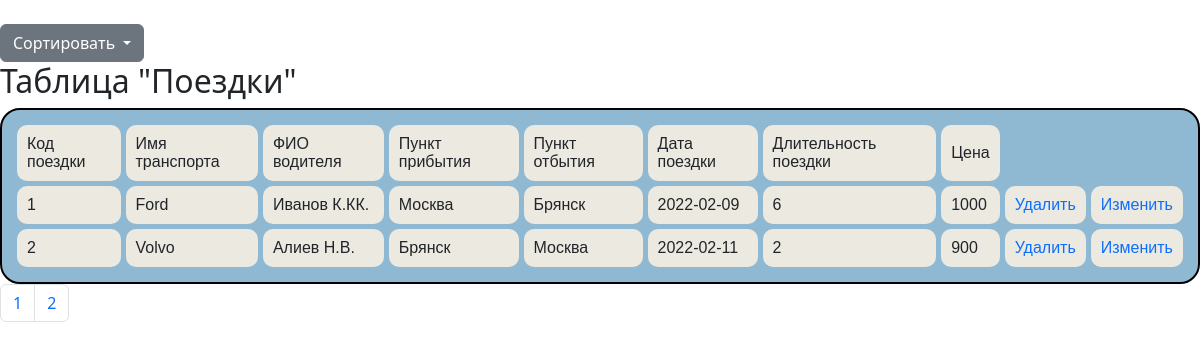
Page /Site_BD_2022/server/tables/trips/index.php on the committed database.
### tables this page shows
CREATE TABLE `trips` (
  `id_trip` int NOT NULL,
  `id_transport` int NOT NULL,
  `id_driver` int NOT NULL,
  `destination` varchar(20) NOT NULL,
  `depart_point` varchar(20) NOT NULL,
  `trip_data` date NOT NULL,
  `duration` int NOT NULL COMMENT 'hours',
  `cost` int NOT NULL
);

CREATE TABLE `transport` (
  `id_transport` int NOT NULL,
  `id_driver` int NOT NULL,
  `transport_name` varchar(11) NOT NULL,
  `seats_num` int NOT NULL,
  `has_conditioner` tinyint(1) NOT NULL,
  `max_passengers` int NOT NULL
);

CREATE TABLE `drivers` (
  `id_driver` int NOT NULL,
  `FIO` varchar(50) NOT NULL,
  `starting_date` date DEFAULT NULL,
  `salary` int NOT NULL
);

### Site_BD_2022/server/tables/trips/index.php (the view, shortened to what this page needs)
<?php
include 'connect.php';
?>
<?php
    if (isset($_GET['page'])){
        $page = $_GET['page'];
    }
    else $page = 1;
    $kol = 2;
    $art = ($page * $kol) - $kol;
    $res = mysqli_query($link, "SELECT COUNT(*) FROM trips");
    $row = mysqli_fetch_row($res);
    $total = $row[0];
    $str_pag = ceil($total / $kol);
?>
<!DOCTYPE html>
<html>
<head>
    <link href="https://cdn.jsdelivr.net/npm/bootstrap@5.2.3/dist/css/bootstrap.min.css"
    rel="stylesheet">
</head>
<body>
    <div class="dropdown">
        <button class="btn btn-secondary dropdown-toggle" type="button" data-bs-toggle="dropdown" aria-expanded="false">
        Сортировать
        </button>
    </div>
    <h2> Таблица "Поездки" </h2>
    <table>
    <tr>
        <td> Код поездки </td>
        <td> Имя транспорта </td>
        <td> ФИО водителя </td>
        <td> Пункт прибытия </td>
        <td> Пункт отбытия</td>
        <td> Дата поездки</td>
        <td> Длительность поездки </td>
        <td> Цена </td>
    </tr>
    <?php
        $result = mysqli_query($link, "SELECT * FROM trips
        INNER JOIN transport ON trips.id_transport = transport.id_transport
        INNER JOIN drivers ON trips.id_driver = drivers.id_driver $sorting_sql LIMIT $art, $kol");
        while ($row_trips = mysqli_fetch_array($result)) {
            echo '<tr>' .
            "<td> {$row_trips['id_trip']} </td>" .
            "<td> {$row_trips['transport_name']}</td>".
            "<td> {$row_trips['FIO']}</td>".
            "<td> {$row_trips['destination']}</td>".
            "<td> {$row_trips['depart_point']}</td>".
            "<td> {$row_trips['trip_data']}</td>".
            "<td> {$row_trips['duration']}</td>".
            "<td> {$row_trips['cost']}</td>".
            "<td><a href='?del_id={$row_trips['id_trip']}'>Удалить</a></td>" .
            "<td><a href='update.php?red_id={$row_trips['id_trip']}'>Изменить</a></td>" .
            '</tr>';
        }
    ?>
    </table>
    <nav aria-label="Page navigation example">
        <ul class="pagination">
            <?php
            for ($i = 1; $i <= $str_pag; $i++){
                echo "<li class='page-item'><a class='page-link' href=index.php?page=".$i.">" .$i."</a></li>";
            }
            ?>
        </ul>
    </nav>
</body>
</html>

### Site_BD_2022/server/tables/trips/index.php (style rules this page uses)
body { background: url("/css/authorization/img/bg.png"); background-size: cover; }
table { font-family: sans-serif; border-collapse: separate; border-spacing: 5px; background: #8fb9d3; border: 2px solid black; padding: 10px; border-radius: 20px; }
td { border-radius: 10px; background: #ece9e0;; padding: 10px; }
a { text-decoration: none; }

### rows in the picture
trips: id_trip "1", id_transport.transport_name "Ford", id_driver.FIO "Иванов К.КК.", destination "Москва", depart_point "Брянск", trip_data "2022-02-09", duration "6", cost "1000"
trips: id_trip "2", id_transport.transport_name "Volvo", id_driver.FIO "Алиев Н.В.", destination "Брянск", depart_point "Москва", trip_data "2022-02-11", duration "2", cost "900"
